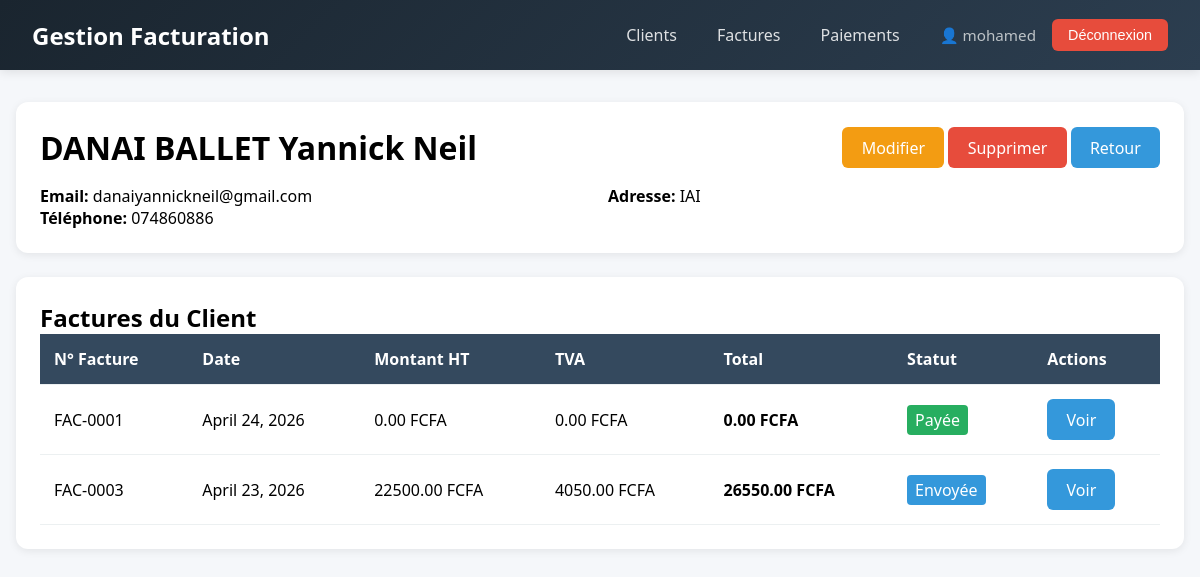
The page /clients/1/ (signed in) on the database as committed earlier.
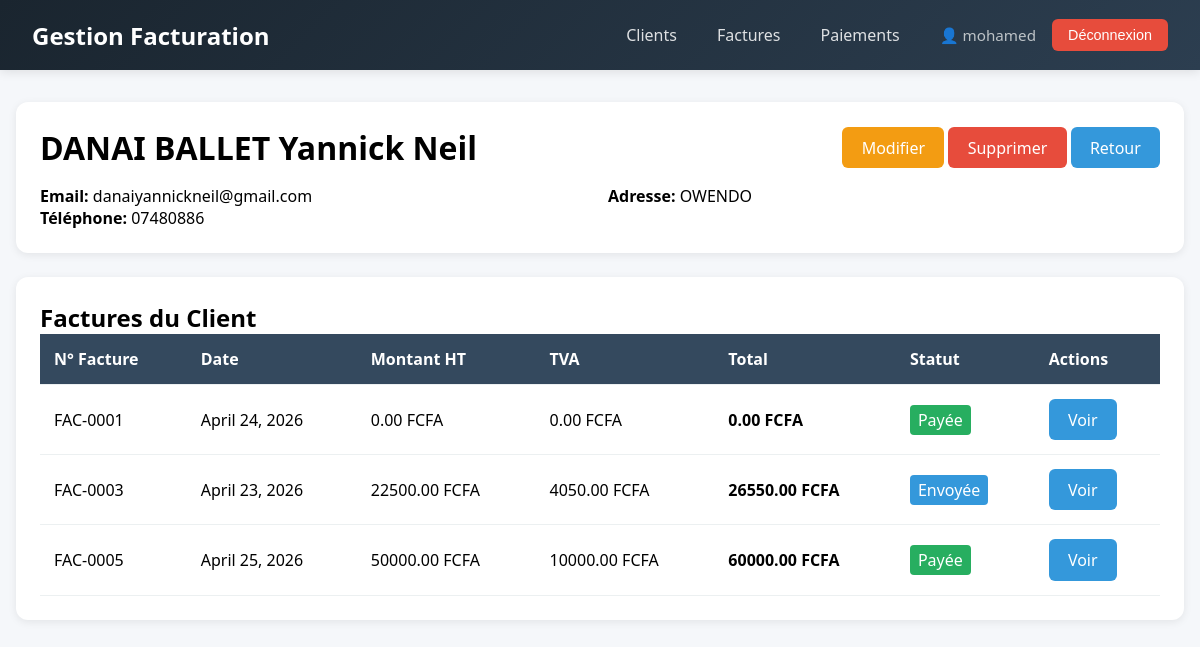
The same page on the database as committed later.
### clients/models.py (models this page shows, shortened)
class Client(models.Model):
    nom       = models.CharField(max_length=200)
    email     = models.EmailField(unique=True)
    telephone = models.CharField(max_length=20, blank=True)
    adresse   = models.TextField(blank=True)

### factures/models.py (models this page shows, shortened)
class Facture(models.Model):
    STATUTS = [
        ('brouillon', 'Brouillon'),
        ('envoyee',   'Envoyée'),
        ('payee',     'Payée'),
    ]
    client        = models.ForeignKey(Client, on_delete=models.CASCADE)
    date          = models.DateField()
    statut        = models.CharField(max_length=20, choices=STATUTS, default='brouillon')
    montant_ht    = models.DecimalField(max_digits=12, decimal_places=2, default=0)
    taux_tva      = models.DecimalField(max_digits=5,  decimal_places=2, default=18)
    montant_tva   = models.DecimalField(max_digits=12, decimal_places=2, default=0)
    montant_total = models.DecimalField(max_digits=12, decimal_places=2, default=0)

### clients/views.py (the view)
# urls.py: path('<int:pk>/',     views.client_detail, name='client_detail'),
@login_required
def client_detail(request, pk):
    client  = get_object_or_404(Client, pk=pk)
    factures = client.facture_set.all()
    return render(request, 'clients/client_detail.html', {'client': client, 'factures': factures})

### templates/clients/client_detail.html (shortened to what this page needs)
{% extends 'base.html' %}
{% block content %}
<div class="card">
    <div style="display: flex; justify-content: space-between; align-items: center; margin-bottom: 1rem;">
        <h1>{{ client.nom }}</h1>
        <div>
            <a href="{% url 'client_edit' client.pk %}" class="btn btn-warning">Modifier</a>
            <a href="{% url 'client_delete' client.pk %}" class="btn btn-danger">Supprimer</a>
            <a href="{% url 'client_list' %}" class="btn btn-primary">Retour</a>
        </div>
    </div>
    <div style="display: grid; grid-template-columns: repeat(2, 1fr); gap: 1rem;">
        <div>
            <p><strong>Email:</strong> {{ client.email }}</p>
            <p><strong>Téléphone:</strong> {{ client.telephone|default:"-" }}</p>
        </div>
        <div>
            <p><strong>Adresse:</strong> {{ client.adresse|default:"-" }}</p>
        </div>
    </div>
</div>
<div class="card">
    <h2>Factures du Client</h2>
    <table>
        <thead>
            <tr>
                <th>N° Facture</th>
                <th>Date</th>
                <th>Montant HT</th>
                <th>TVA</th>
                <th>Total</th>
                <th>Statut</th>
                <th>Actions</th>
            </tr>
        </thead>
        <tbody>
            {% for facture in factures %}
            <tr>
                <td>FAC-{{ facture.pk|stringformat:"04d" }}</td>
                <td>{{ facture.date }}</td>
                <td>{{ facture.montant_ht }} FCFA</td>
                <td>{{ facture.montant_tva }} FCFA</td>
                <td><strong>{{ facture.montant_total }} FCFA</strong></td>
                <td>
                    <span style="padding: 0.25rem 0.5rem; border-radius: 4px;
                        {% if facture.statut == 'payee' %}background: #27ae60; color: white;
                        {% elif facture.statut == 'envoyee' %}background: #3498db; color: white;
                        {% else %}background: #95a5a6; color: white;{% endif %}">
                        {{ facture.get_statut_display }}
                    </span>
                </td>
                <td>
                    <a href="{% url 'facture_detail' facture.pk %}" class="btn btn-primary">Voir</a>
                </td>
            </tr>
            {% empty %}
            <tr>
                <td colspan="7" style="text-align: center;">Aucune facture trouvée.</td>
            </tr>
            {% endfor %}
        </tbody>
    </table>
</div>
{% endblock %}

Rows that differ between the two databases and show on the page:
changed Client "DANAI BALLET Yannick Neil": telephone "074860886" → "07480886"; adresse "IAI" → "OWENDO"
added Facture: pk "0005", date "April 25, 2026", montant_ht "50000.00", montant_tva "10000.00", montant_total "60000.00", statut "Payée"
